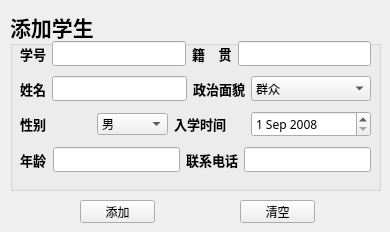
      <widget class="QWidget" name="tab_16">
       <attribute name="title">
        <string>添加</string>
       </attribute>
       <widget class="QGroupBox" name="groupBox_11">
        <property name="geometry">
         <rect>
          <x>10</x>
          <y>10</y>
          <width>371</width>
          <height>181</height>
         </rect>
        </property>
        <property name="font">
         <font>
          <family>华文隶书</family>
          <pointsize>16</pointsize>
          <weight>75</weight>
          <bold>true</bold>
         </font>
        </property>
        <property name="title">
         <string>添加学生</string>
        </property>
        <widget class="QWidget" name="layoutWidget9">
         <property name="geometry">
          <rect>
           <x>10</x>
           <y>27</y>
           <width>351</width>
           <height>141</height>
          </rect>
         </property>
         <layout class="QVBoxLayout" name="verticalLayout_11">
          <item>
           <layout class="QHBoxLayout" name="horizontalLayout_28">
            <item>
             <widget class="QLabel" name="addStuSnoLabel">
              <property name="font">
               <font>
                <family>仿宋</family>
                <pointsize>10</pointsize>
               </font>
              </property>
              <property name="text">
               <string>学号</string>
              </property>
             </widget>
            </item>
            <item>
             <widget class="QLineEdit" name="addStuSnoInput">
              <property name="font">
               <font>
                <family>宋体</family>
                <pointsize>9</pointsize>
                <weight>50</weight>
                <bold>false</bold>
               </font>
              </property>
             </widget>
            </item>
            <item>
             <widget class="QLabel" name="addStuSaddLabel">
              <property name="font">
               <font>
                <family>仿宋</family>
                <pointsize>10</pointsize>
               </font>
              </property>
              <property name="text">
               <string>籍    贯</string>
              </property>
             </widget>
            </item>
            <item>
             <widget class="QLineEdit" name="addStuSaddInput">
              <property name="font">
               <font>
                <family>宋体</family>
                <pointsize>9</pointsize>
                <weight>50</weight>
                <bold>false</bold>
               </font>
              </property>
             </widget>
            </item>
           </layout>
          </item>
          <item>
           <layout class="QHBoxLayout" name="horizontalLayout_29">
            <item>
             <widget class="QLabel" name="addStuSnameLabel">
              <property name="font">
               <font>
                <family>仿宋</family>
                <pointsize>10</pointsize>
               </font>
              </property>
              <property name="text">
               <string>姓名</string>
              </property>
             </widget>
            </item>
            <item>
             <widget class="QLineEdit" name="addStuSnameInput">
              <property name="font">
               <font>
                <family>宋体</family>
                <pointsize>9</pointsize>
                <weight>50</weight>
                <bold>false</bold>
               </font>
              </property>
             </widget>
            </item>
            <item>
             <widget class="QLabel" name="addStuSpolLabel">
              <property name="font">
               <font>
                <family>仿宋</family>
                <pointsize>10</pointsize>
               </font>
              </property>
              <property name="text">
               <string>政治面貌</string>
              </property>
             </widget>
            </item>
            <item>
             <widget class="QComboBox" name="addStuSpolCombo">
              <property name="minimumSize">
               <size>
                <width>120</width>
                <height>0</height>
               </size>
              </property>
              <property name="font">
               <font>
                <family>宋体</family>
                <pointsize>9</pointsize>
                <weight>50</weight>
                <bold>false</bold>
               </font>
              </property>
              <property name="accessibleDescription">
               <string>0</string>
              </property>
              <property name="autoFillBackground">
               <bool>false</bool>
              </property>
              <item>
               <property name="text">
                <string>群众</string>
               </property>
              </item>
              <item>
               <property name="text">
                <string>共青团员</string>
               </property>
              </item>
              <item>
               <property name="text">
                <string>中共党员</string>
               </property>
              </item>
             </widget>
            </item>
           </layout>
          </item>
          <item>
           <layout class="QHBoxLayout" name="horizontalLayout_30">
            <item>
             <widget class="QLabel" name="addStuSsexLabel">
              <property name="font">
               <font>
                <family>仿宋</family>
                <pointsize>10</pointsize>
               </font>
              </property>
              <property name="text">
               <string>性别</string>
              </property>
             </widget>
            </item>
            <item>
             <widget class="QComboBox" name="addStuSexCombo">
              <property name="maximumSize">
               <size>
                <width>16777215</width>
                <height>22</height>
               </size>
              </property>
              <property name="font">
               <font>
                <family>宋体</family>
                <pointsize>9</pointsize>
                <weight>50</weight>
                <bold>false</bold>
               </font>
              </property>
              <item>
               <property name="text">
                <string>男</string>
               </property>
              </item>
              <item>
               <property name="text">
                <string>女</string>
               </property>
              </item>
             </widget>
            </item>
            <item>
             <widget class="QLabel" name="addStuStimeLabel">
              <property name="font">
               <font>
                <family>仿宋</family>
                <pointsize>10</pointsize>
               </font>
              </property>
              <property name="text">
               <string>入学时间</string>
              </property>
             </widget>
            </item>
            <item>
             <widget class="QDateEdit" name="addStuStimeDate">
              <property name="minimumSize">
               <size>
                <width>120</width>
                <height>0</height>
               </size>
              </property>
              <property name="font">
               <font>
                <family>宋体</family>
                <pointsize>9</pointsize>
                <weight>50</weight>
                <bold>false</bold>
               </font>
              </property>
              <property name="dateTime">
               <datetime>
                <hour>0</hour>
                <minute>0</minute>
                <second>0</second>
                <year>2008</year>
                <month>9</month>
                <day>1</day>
               </datetime>
              </property>
             </widget>
            </item>
           </layout>
          </item>
          <item>
           <layout class="QHBoxLayout" name="horizontalLayout_31">
            <item>
             <widget class="QLabel" name="addStuSageLabel">
              <property name="font">
               <font>
                <family>仿宋</family>
                <pointsize>10</pointsize>
               </font>
              </property>
              <property name="text">
               <string>年龄</string>
              </property>
             </widget>
            </item>
            <item>
             <widget class="QLineEdit" name="addStuSageInput">
              <property name="font">
               <font>
                <family>宋体</family>
                <pointsize>9</pointsize>
                <weight>50</weight>
                <bold>false</bold>
               </font>
              </property>
             </widget>
            </item>
            <item>
             <widget class="QLabel" name="addStuStelLabel">
              <property name="font">
               <font>
                <family>仿宋</family>
                <pointsize>10</pointsize>
               </font>
              </property>
              <property name="text">
               <string>联系电话</string>
              </property>
             </widget>
            </item>
            <item>
             <widget class="QLineEdit" name="addStuStelInput">
              <property name="font">
               <font>
                <family>宋体</family>
                <pointsize>9</pointsize>
                <weight>50</weight>
                <bold>false</bold>
               </font>
              </property>
             </widget>
            </item>
           </layout>
          </item>
         </layout>
        </widget>
       </widget>
       <widget class="QPushButton" name="addStuBtn">
        <property name="geometry">
         <rect>
          <x>80</x>
          <y>200</y>
          <width>75</width>
          <height>23</height>
         </rect>
        </property>
        <property name="font">
         <font>
          <family>宋体</family>
          <pointsize>9</pointsize>
         </font>
        </property>
        <property name="text">
         <string>添加</string>
        </property>
       </widget>
       <widget class="QPushButton" name="resetAddStuBtn">
        <property name="geometry">
         <rect>
          <x>240</x>
          <y>200</y>
          <width>75</width>
          <height>23</height>
         </rect>
        </property>
        <property name="font">
         <font>
          <family>宋体</family>
          <pointsize>9</pointsize>
         </font>
        </property>
        <property name="text">
         <string>清空</string>
        </property>
       </widget>
      </widget>
